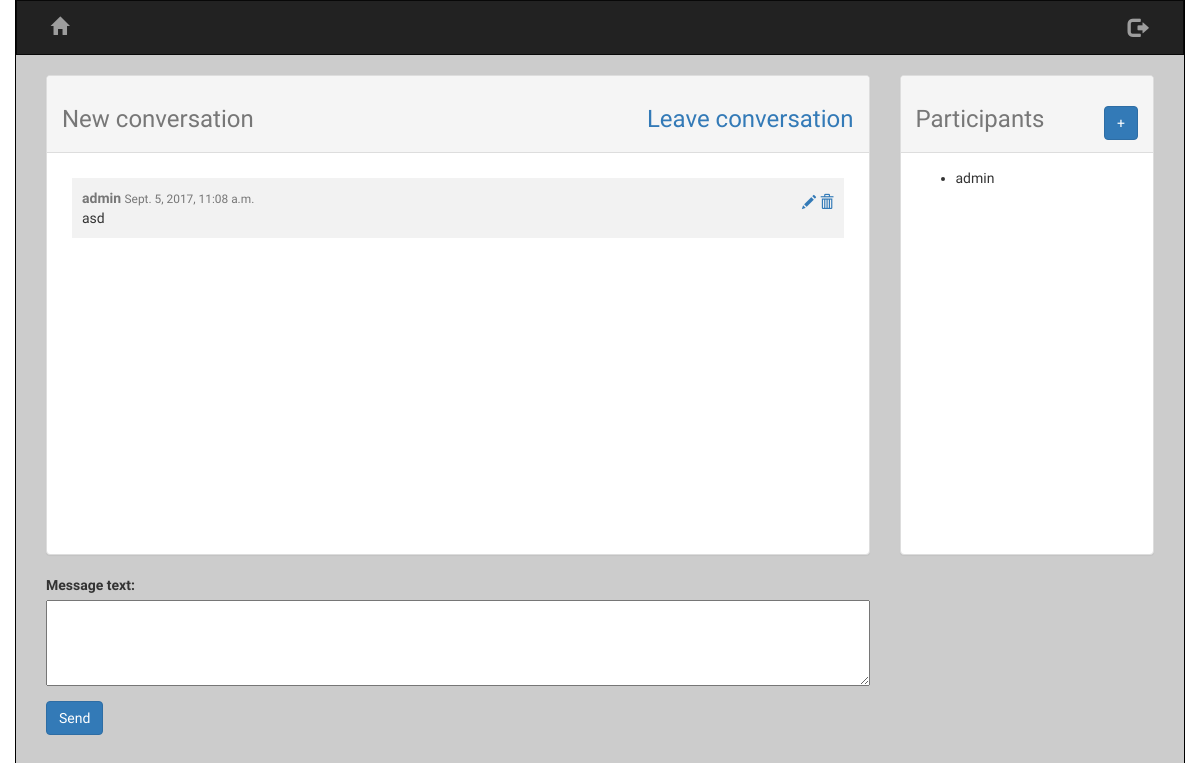
The app's page /messenger/conversations/47/ with its own data.
### messenger/models.py (models this page shows, shortened)
class Conversation(models.Model):
	participants = models.ManyToManyField(User)
	created = models.DateTimeField(auto_now=True)
	conversation_name = models.CharField(max_length=100)

class Message(models.Model):
	sent_by = models.ForeignKey(User, related_name='sent_by')
	conversation = models.ForeignKey(Conversation, on_delete=models.CASCADE)
	message_text = models.CharField(max_length=1000)
	timestamp = models.DateTimeField(auto_now_add=True)

### messenger/views.py (the view, shortened to what this page needs)
# urls.py: url(r'^conversations/(?P<conversation_id>[0-9]+)/$', views.ConversationView.as_view(), name="conversation"),
class ConversationView(generic.TemplateView):
	template_name = 'messenger/conversation.html'
	def get(self, request, conversation_id):
		conversation = Conversation.objects.get(pk=conversation_id)
		participants = conversation.participants.all()
		messages = conversation.message_set.all().order_by('timestamp')
		messageform = MessageForm()
		participantform = AddParticipantForm()
		return render(request, 'messenger/conversation.html',
			{'messageform': messageform, 'participantform': participantform, 'conversation': conversation, 'participants': participants, 'messages': messages, 'pk': conversation_id})

### messenger/forms.py
class MessageForm(forms.ModelForm):
	class Meta:
		model = Message
		fields = ('message_text',)
		widgets = {'message_text': forms.Textarea(attrs={'rows': 4})}

class AddParticipantForm(forms.Form):
	username = forms.CharField(max_length=150)
	class Meta:
		fields = ('username',)

### messenger/templates/messenger/conversation.html (shortened to what this page needs)
{% extends 'messenger/base.html' %}
{% block scripts %}
  {% load staticfiles %}
  <link rel="stylesheet" type="text/css" href={% static 'messenger/css/conversation.css' %} />
{% endblock %}
{% block content %}
  <div class="col-md-9" style="float: left;">
  <div class="panel panel-default">
    <div class="panel-heading">
      <div class="panel-title">
        <h3 class="text-muted">
      		{{ conversation.conversation_name }}
      		<a style="float: right;" href="{% url 'messenger:leaveconversation' conversation.pk %}">Leave conversation</a>
      	</h3>
      </div>
    </div>
    <div class="panel-body">
      {% if messages %}
        {% for message in messages %}
          <div class="messagerow">
            <strong class="text-muted">{{ message.sent_by }}</strong>
            <small class="text-muted">{{ message.timestamp }}</small>
            <span style="float: right; padding-top: 5px;"
  						<a href="{% url 'messenger:editmessage' message.pk %}">
  							<span class="glyphicon glyphicon-pencil"></span>
  						</a>
  						<a href="{% url 'messenger:removemessage' message.pk %}">
  							<span class="glyphicon glyphicon-trash"></span>
  						</a>
            </span>
            <br />
            {{ message.message_text }}
          </div>
        {% endfor %}
        {% else %}
          <p>Nothing to see here...</p>
        {% endif %}
      </div>
    </div>
    <div>
        <form method="post" class="input">
          {{ messageform.as_p }}
          <button type="submit" class="btn btn-primary" id="sendmessage">Send</button>
        </form>
      </div>
  </div>
  <div class="col-md-3" style="float: right;">
    <div class="panel panel-default">
      <div class="panel-heading">
        <div class="panel-title">
          <h3 class="text-muted">
            Participants
          <form action="{% url 'messenger:addparticipant' conversation.pk %}" style="float: right;">
            <button class="btn btn-primary">+</button>
          </form>
          </h3>
        </div>
      </div>
      <div class="panel-body">
        {% if participants %}
      		<ul>
      			{% for p in participants %}
      				<li>{{ p.username }}</li>
      			{% endfor %}
      		</ul>
        {% endif %}
      </div>
    </div>
{% endblock %}

### messenger/static/messenger/css/style.css (style rules this page uses)
body { font-family: Yantramanav; background-image: url("https://blog.spoongraphics.co.uk/wp-content/uploads/2012/textures/19.jpg"); }

### messenger/static/messenger/css/conversation.css (style rules this page uses)
.panel { height: 60vh; overflow: auto; }
.panel-heading { position: sticky; z-index: 99999; top: 0; }
textarea { width: 100%; }
.messagerow { padding: 10px; margin: 10px; background-color: #f2f2f2; }

### records on screen
Conversation: conversation_name "New conversation"
Message: sent_by "admin", timestamp "Sept. 5, 2017, 11:08 a.m.", message_text "asd"

### other values on screen
{{ p.username }} "admin"
